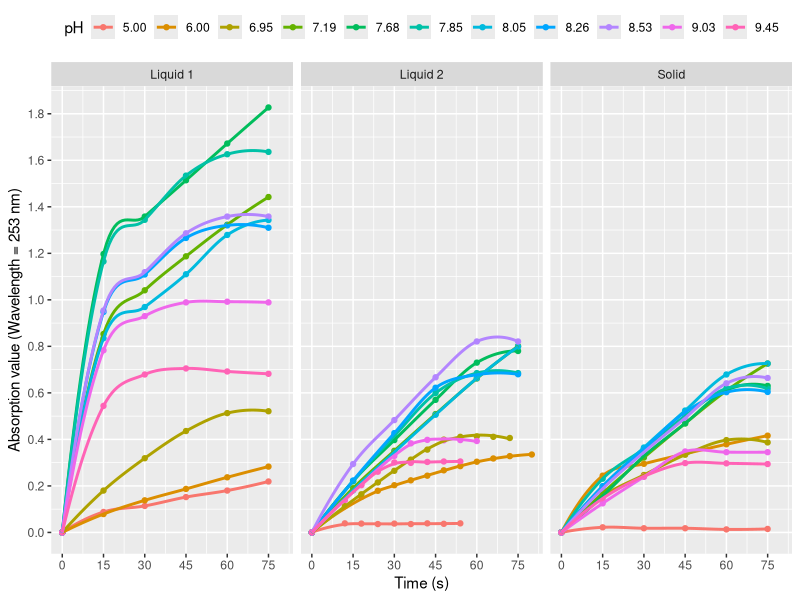
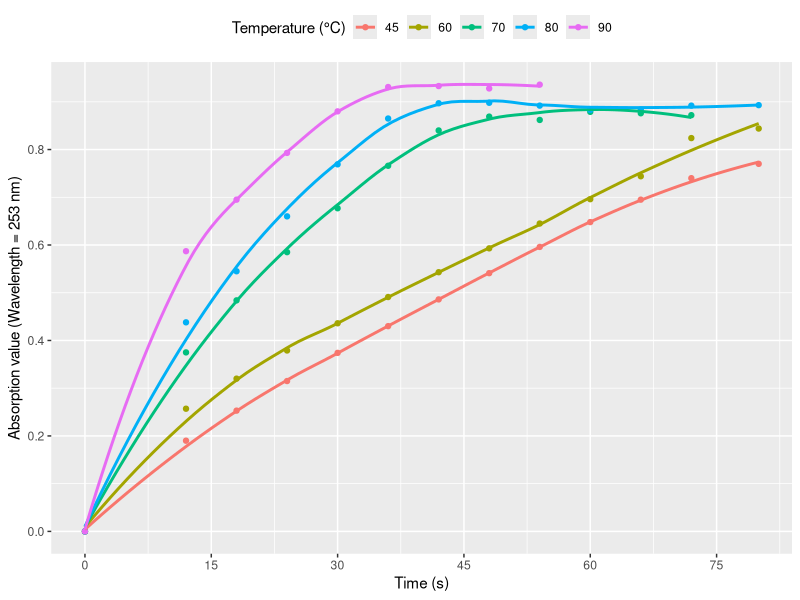

The R script that drew these images, in order:
### pH plot
# Read data from csv
Activity.pH <- read.csv("activity_by_pH.csv")
Activity.pH$pH <- as.character(round(Activity.pH$pH,2))
Activity.pH$pH <- ifelse(Activity.pH$pH == '5', "5.00", Activity.pH$pH)
Activity.pH$pH <- ifelse(Activity.pH$pH == '6', "6.00", Activity.pH$pH)
library(ggplot2)
# plotting with ggplot2
p <-   ggplot(data = Activity.pH,
              mapping = aes(x = Time, y = Abs,
                            group = pH, color = factor(pH))) +
       geom_point() +
       stat_smooth(method = "loess", formula = "y~x", se = FALSE) +
       facet_wrap(~ Property) +
       scale_y_continuous(breaks = seq(0, 2.0, 0.2)) +
       scale_x_continuous(breaks = seq(0, 75, 15)) +
       labs(x = "Time (s)", y = "Absorption value (Wavelength = 253 nm)") +
       guides(color = guide_legend(title = "pH", nrow = 1)) +
       theme(legend.position = "top", 
             legend.direction = "horizontal",
             plot.caption = element_text(size = 14, hjust = 0.5))
# acquire graphing data
p_plot_data <- ggplot_build(p)$data
p2 <- p_plot_data[[2]]
# output graph
pdf("pH_plot_2.pdf",height=6, width=9)
p
dev.off()

### pH tangent slope
# filter data, keep the first 4 points for each group
library(tidyverse)
p.filtered <- data.frame()
for (pnl in c(1:3)) {
       for (grp in c(1:11)) {
              p.filtered <- rbind(p.filtered, 
                                  head(p2[, c(2, 3, 5, 6)] %>% filter(
                                         group == grp, PANEL == pnl), 4))
       } 
}
# Calculate the slope of the tangent on (0,0)
p.slope <- data.frame(slope = NULL, group = NULL, PANEL = NULL)
for (pnl in c(1:3)) {
       for (grp in c(1:11)) {
              p.tmp <- p.filtered %>% filter(group == grp, PANEL == pnl)
              slope.tmp <- ((p.tmp$y[4] - p.tmp$y[2])/(p.tmp$x[4] - p.tmp$x[2]) + 
                            (p.tmp$y[3] - p.tmp$y[1])/(p.tmp$x[3] - p.tmp$x[1]))/2
              p.slope <- rbind(p.slope, data.frame(slope = slope.tmp,
                                                   group = grp,
                                                   PANEL = pnl))
       }
}
# Calculate enzyme activity
vol <- c(rep(3.2, 11), rep(3.0, 22))
molar_ext_coe <- 600
length <- 1
p.activity <- p.slope$slope * vol * 60 / (molar_ext_coe * length)
p.slope <- cbind(p.slope, p.activity)
colnames(p.slope)[4] <- "activity"
write.csv(p.slope,"pH_activity.csv")


### Temperature plot
Activity.temp <- read.csv("activity_by_temperature.csv")
# library(ggplot2)
t <-   ggplot(data = Activity.temp, 
              mapping = aes(x = Time, y = Abs, 
                            group = Temperature, color = factor(Temperature))) +
       geom_point() + 
       stat_smooth(method = "loess", formula = "y~x", se = FALSE) +
       scale_y_continuous(breaks = seq(0, 2.0, 0.2)) +
       scale_x_continuous(breaks = seq(0, 75, 15)) +
       labs(x = "Time (s)", y = "Absorption value (Wavelength = 253 nm)") +
       guides(color = guide_legend(title = "Temperature (°C)",
                                   nrow = 1)) +
       theme(legend.position = "top", 
             legend.direction = "horizontal", 
             plot.caption = element_text(size = 14, hjust = 0.5))
t_plot_data <- ggplot_build(t)$data
t2 <- t_plot_data[[2]]

pdf("temp_plot_2.pdf", height = 6, width = 6)
t
dev.off()

### temperature tangent slope
library(tidyverse)
t.filtered <- data.frame()

for (grp in c(1:6)) {
       t.filtered <- rbind(t.filtered, head(t2[, c(2, 3, 5)] %>% 
                                            filter(group == grp), 4))
} 

t.slope <- data.frame(slope = NULL, group = NULL)
for (grp in c(1:6)) {
       t.tmp <- t.filtered %>% filter(group == grp)
       slope.tmp <- ((t.tmp$y[4] - t.tmp$y[2])/(t.tmp$x[4] - t.tmp$x[2]) + 
                     (t.tmp$y[3] - t.tmp$y[1])/(t.tmp$x[3] - t.tmp$x[1]))/2
       t.slope <- rbind(t.slope, data.frame(slope = slope.tmp, group = grp))
} 
# Calculate enzyme activity
vol.t = 3.0
t.activity <- t.slope$slope * vol.t * 60 / (molar_ext_coe * length)
t.slope <- cbind(t.slope, t.activity)
colnames(t.slope)[3] <- "activity"
write.csv(t.slope,"temp_activity.csv")
